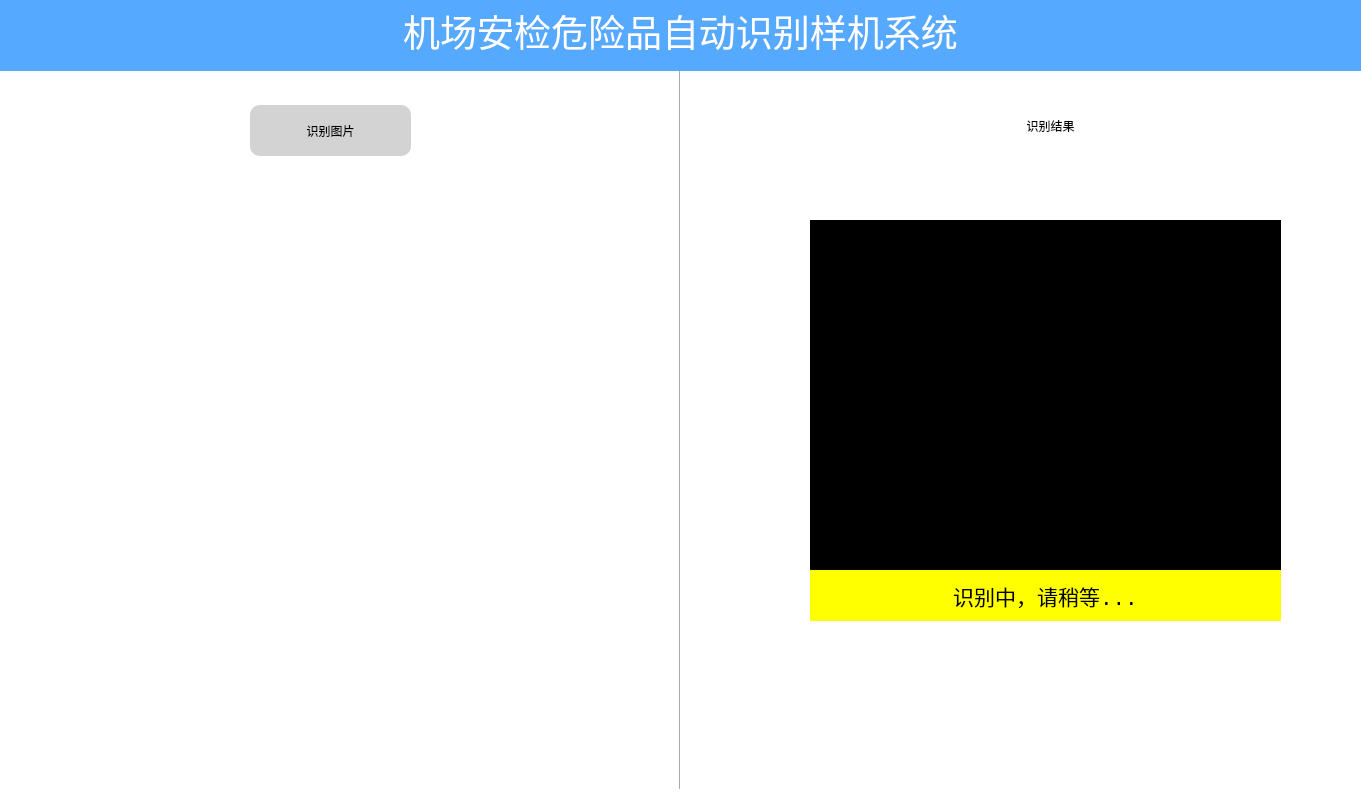
<?xml version="1.0" encoding="UTF-8"?>
<ui version="4.0">
 <class>MainWindow</class>
 <widget class="QMainWindow" name="MainWindow">
  <property name="geometry">
   <rect>
    <x>0</x>
    <y>0</y>
    <width>1361</width>
    <height>811</height>
   </rect>
  </property>
  <property name="windowTitle">
   <string>机场安检危险品自动识别样机系统</string>
  </property>
  <property name="styleSheet">
   <string notr="true">background-color: rgb(255, 255, 255);</string>
  </property>
  <widget class="QWidget" name="centralwidget">
   <widget class="QLabel" name="label">
    <property name="geometry">
     <rect>
      <x>0</x>
      <y>-10</y>
      <width>1361</width>
      <height>81</height>
     </rect>
    </property>
    <property name="font">
     <font>
      <family>Agency FB</family>
      <pointsize>28</pointsize>
      <weight>9</weight>
      <italic>false</italic>
      <bold>false</bold>
     </font>
    </property>
    <property name="styleSheet">
     <string notr="true">background-color: rgb(85, 170, 255);
color: rgb(255, 255, 255);
font: 75 28pt &quot;Agency FB&quot;;</string>
    </property>
    <property name="text">
     <string>机场安检危险品自动识别样机系统</string>
    </property>
    <property name="alignment">
     <set>Qt::AlignCenter</set>
    </property>
   </widget>
   <widget class="QPushButton" name="pushButton">
    <property name="geometry">
     <rect>
      <x>250</x>
      <y>105</y>
      <width>161</width>
      <height>51</height>
     </rect>
    </property>
    <property name="cursor">
     <cursorShape>PointingHandCursor</cursorShape>
    </property>
    <property name="styleSheet">
     <string notr="true">background-color: rgb(211, 211, 211);
color: rgb(0, 0, 0);
border:0px;
border-radius:10px;</string>
    </property>
    <property name="text">
     <string>识别图片</string>
    </property>
   </widget>
   <widget class="QLabel" name="label_2">
    <property name="geometry">
     <rect>
      <x>960</x>
      <y>90</y>
      <width>181</width>
      <height>71</height>
     </rect>
    </property>
    <property name="styleSheet">
     <string notr="true">font: 75 24pt &quot;微软雅黑&quot;;
background-color:rgb(255, 255, 255);</string>
    </property>
    <property name="text">
     <string>识别结果</string>
    </property>
    <property name="alignment">
     <set>Qt::AlignCenter</set>
    </property>
   </widget>
   <widget class="Line" name="line">
    <property name="geometry">
     <rect>
      <x>670</x>
      <y>0</y>
      <width>21</width>
      <height>871</height>
     </rect>
    </property>
    <property name="orientation">
     <enum>Qt::Vertical</enum>
    </property>
   </widget>
   <widget class="QLabel" name="label_3">
    <property name="geometry">
     <rect>
      <x>690</x>
      <y>170</y>
      <width>661</width>
      <height>611</height>
     </rect>
    </property>
    <property name="font">
     <font>
      <pointsize>20</pointsize>
     </font>
    </property>
    <property name="styleSheet">
     <string notr="true"/>
    </property>
    <property name="text">
     <string/>
    </property>
    <property name="alignment">
     <set>Qt::AlignCenter</set>
    </property>
   </widget>
   <widget class="QLabel" name="label_4">
    <property name="geometry">
     <rect>
      <x>50</x>
      <y>180</y>
      <width>591</width>
      <height>551</height>
     </rect>
    </property>
    <property name="font">
     <font>
      <pointsize>20</pointsize>
     </font>
    </property>
    <property name="styleSheet">
     <string notr="true"/>
    </property>
    <property name="text">
     <string/>
    </property>
    <property name="alignment">
     <set>Qt::AlignCenter</set>
    </property>
   </widget>
   <widget class="QLabel" name="label_5">
    <property name="geometry">
     <rect>
      <x>810</x>
      <y>220</y>
      <width>471</width>
      <height>351</height>
     </rect>
    </property>
    <property name="styleSheet">
     <string notr="true">background-color: rgb(0, 0, 0);</string>
    </property>
    <property name="text">
     <string/>
    </property>
   </widget>
   <widget class="QLabel" name="label_6">
    <property name="geometry">
     <rect>
      <x>810</x>
      <y>570</y>
      <width>471</width>
      <height>51</height>
     </rect>
    </property>
    <property name="font">
     <font>
      <family>Courier New</family>
      <pointsize>16</pointsize>
     </font>
    </property>
    <property name="styleSheet">
     <string notr="true">background-color: rgb(255, 255, 0);</string>
    </property>
    <property name="text">
     <string>识别中，请稍等...</string>
    </property>
    <property name="alignment">
     <set>Qt::AlignCenter</set>
    </property>
   </widget>
   <zorder>pushButton</zorder>
   <zorder>label_2</zorder>
   <zorder>label_3</zorder>
   <zorder>line</zorder>
   <zorder>label</zorder>
   <zorder>label_4</zorder>
   <zorder>label_5</zorder>
   <zorder>label_6</zorder>
  </widget>
  <widget class="QMenuBar" name="menubar">
   <property name="geometry">
    <rect>
     <x>0</x>
     <y>0</y>
     <width>1361</width>
     <height>26</height>
    </rect>
   </property>
  </widget>
  <widget class="QStatusBar" name="statusbar"/>
 </widget>
 <resources/>
 <connections/>
</ui>
